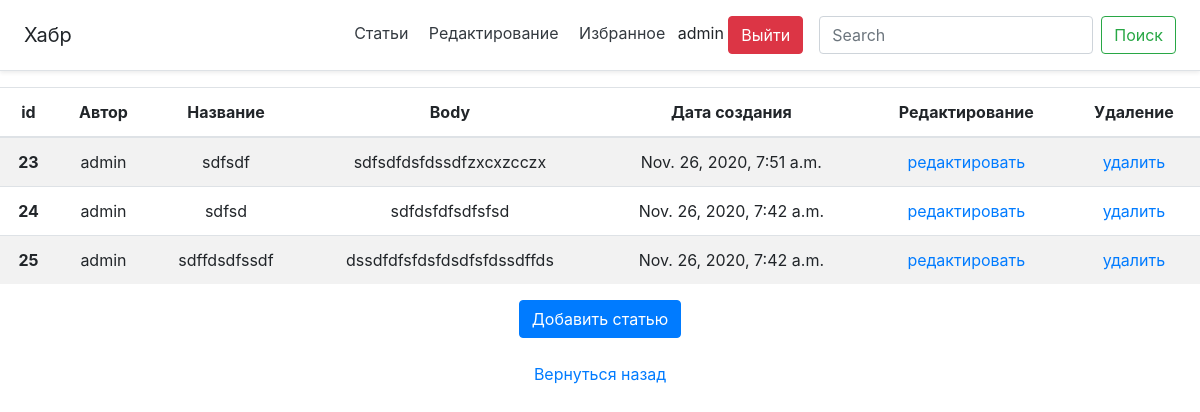
Before: /editpage (signed in) with the older database file.
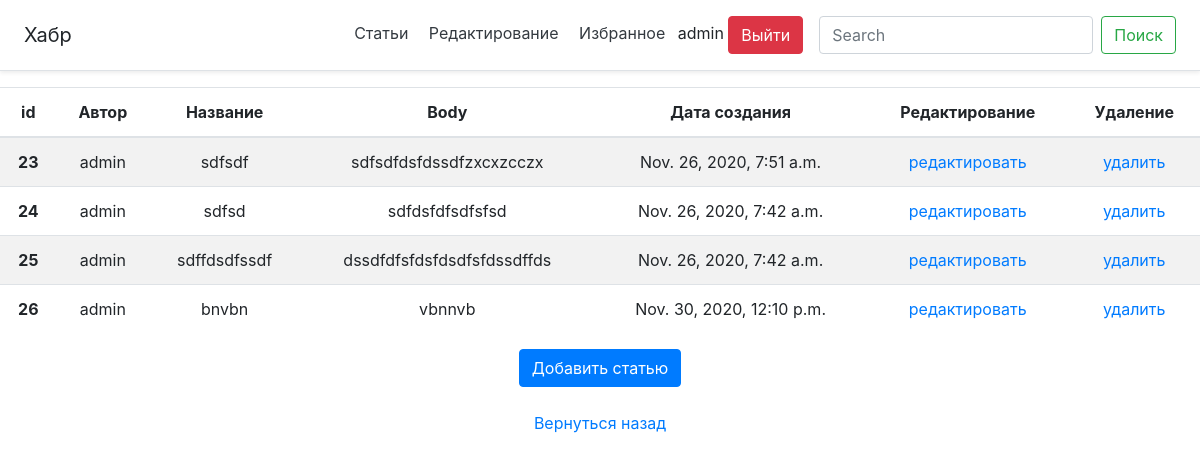
After: the same page with the newer database file.
### main/models.py (models this page shows, shortened)
class Article(models.Model):
    user_id = models.ForeignKey(User, on_delete=models.CASCADE, blank=True, null=True)
    create_date = models.DateTimeField(auto_now=True)
    title = models.CharField('title', max_length=100, null=False)
    body = models.TextField('body', null=False)
    views = models.IntegerField(default=0)

### main/views.py (the view, shortened to what this page needs)
# urls.py: path('editpage', views.ArticleEditView.as_view(), name='editpage'),
class ArticleEditView(LoginRequiredMixin, CreateView):
    login_url = reverse_lazy('login')
    model = Article
    template_name = 'main/editpage.html'
    form_class = ArticleForm
    success_url = reverse_lazy('editpage')
    def get_context_data(self, **kwargs):
        kwargs['list_articles'] = Article.objects.all()
        return super().get_context_data(**kwargs)

### main/forms.py
class ArticleForm(forms.ModelForm):
    class Meta:
        model = Article
        fields = ('title', 'body')
    def __init__(self, *args, **kwargs):
        super().__init__(*args, **kwargs)
        for field in self.fields:
            self.fields[field].widget.attrs['class'] = 'form-control'

### main/templates/main/editpage.html (shortened to what this page needs)
{% extends 'main/base.html' %}
{% block content %}
{% if update %}
<p class="mt-4">Страница Редактирования</p>
<form id="update_form" method="post">{% csrf_token %}{{form}}</form><br>
<button type="submit" form="update_form" class="btn btn-primary">Обновить</button>
<br>
<br>
<a href="/editpage">Вернуться назад</a>
{% else %}
<table class="table table-striped">
    <thead>
      <tr>
        <th scope="col">id</th>
        <th scope="col">Автор</th>
        <th scope="col">Название</th>
        <th scope="col">Body</th>
        <th scope="col">Дата создания</th>
        <th scope="col">Редактирование</th>
        <th scope="col">Удаление</th>
      </tr>
    </thead>
    <tbody>
      {% for i in list_articles %}
      {% if request.user == i.user_id %}
      <tr>
        <th scope="row">{{i.id}}</th>
        <td>{{i.user_id}}</td>
        <td>{{i.title}}</td>
        <td>{{i.body|truncatechars:"100"}}</td>
        <td>{{i.create_date}}</td>
        <td><a href="{% url 'updatepage' i.id %}">редактировать</a></td>
        <td><a href="javascript: void()" onclick="delete_question{{i.id}}()">удалить</a>
        </td>
      </tr>
      {% endif %}
      {% endfor %}
    </tbody>
</table>
<button type="button" class="btn btn-primary" data-toggle="modal" data-target="#exampleModal">
  Добавить статью
</button><br>
<br>
<a href="/">Вернуться назад</a>
{% endif %}
{% endblock %}

Changed rows visible on the page:
added Article: id "26", user_id "admin", title "bnvbn", body "vbnnvb", create_date "Nov. 30, 2020, 12:10 p.m."
